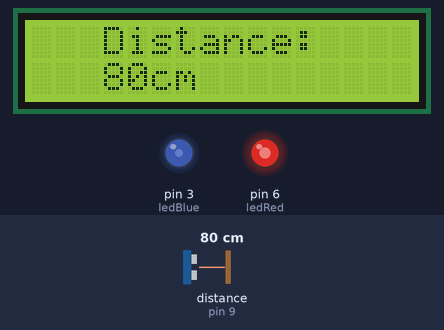
Bench run of a program on a simulated Arduino Uno, built with avr-gcc and run on an emulated ATmega328P. On the bench: 16×2 character LCD, output pins drawn as LEDs (lit = HIGH). Wiring (inferred from the names in the program): ultrasonic range finder: trigger pin 8; echo pin 9. The test bench sets the inputs (shaded band); at power-on: distance to the obstacle (sensor on pin 9) 80 cm. The echo pulse lasts 58.3 µs per cm; pins used as bus, display or sensor lines are not drawn.

Above: at 1.2 s.
1.3 s: distance to the obstacle (sensor on pin 9) set to 4 cm
At 3.2 s:
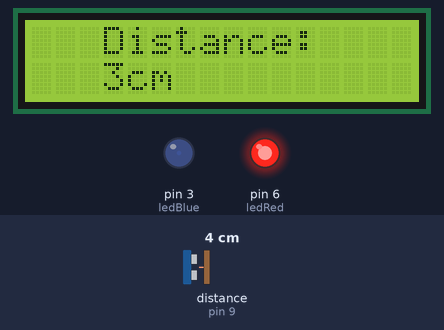
4.3 s: distance to the obstacle (sensor on pin 9) set to 35 cm
At 5.6 s:
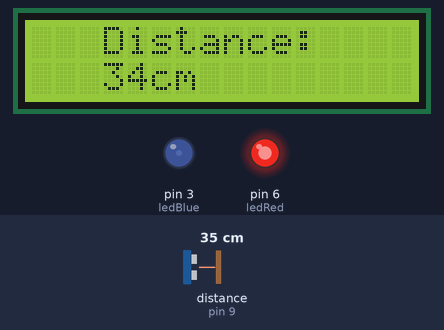
7.3 s: distance to the obstacle (sensor on pin 9) set to 250 cm
At 8.3 s:
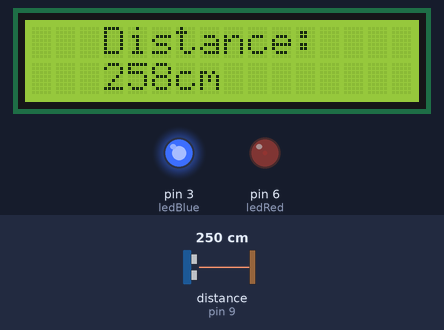
10.3 s: distance to the obstacle (sensor on pin 9) set to 60 cm
At 10.5 s:
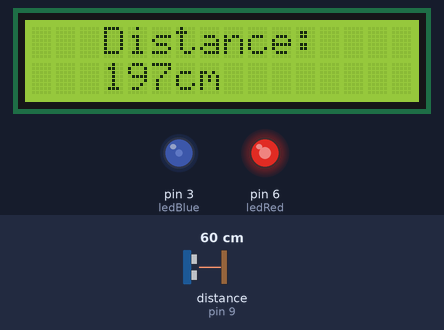
13.3 s: distance to the obstacle (sensor on pin 9) set to 2 cm
At 14.4 s:
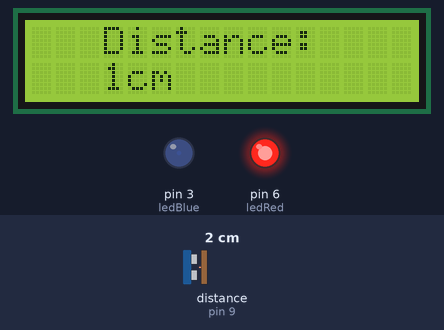
16.3 s: distance to the obstacle (sensor on pin 9) set to 35 cm
At 16.58 s:
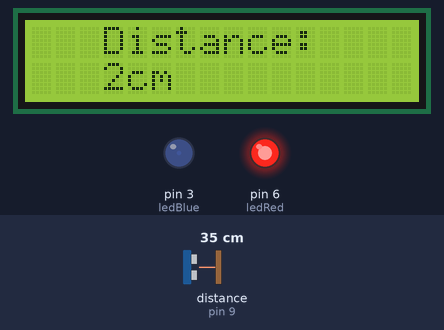
Timing chart, 0 to 19.3 s (numbered marks = the images above; inputs shaded):
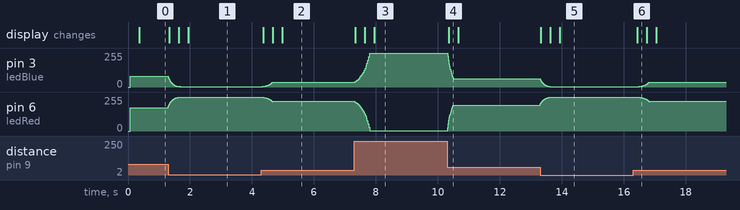

Measured:
- after the input at 1.3 s, the display: first changes at once (image 1 shows a later state)
- after the input at 4.3 s, pin 3 (ledBlue): rises from 3/255 to 35/255 in 0.31 s, then falls to 34/255 in 0.02 s; the display: first changes after 0.06 s (image 2 shows a later state)
- after the input at 7.3 s, pin 3 (ledBlue): moves from 34/255 to 255/255 over 0.47 s, starting at once; pin 6 (ledRed): moves from 222/255 to 1/255 over 0.47 s, starting at once; the display: first changes at once (image 3 shows a later state)
- after the input at 10.3 s, pin 3 (ledBlue): moves from 255/255 to 61/255 over 0.19 s, starting at once; pin 6 (ledRed): moves from 1/255 to 195/255 over 0.19 s, starting at once; the display: changes after 0.05 s (image 4)
- after the input at 13.3 s, the display: first changes at once (image 5 shows a later state)
- after the input at 16.3 s, pin 3 (ledBlue): rises from 1/255 to 35/255 in 0.42 s, then falls to 34/255 in 0.02 s; the display: changes after 0.13 s (image 6)

The program:

main.cpp
```cpp
#include <Arduino.h>
#include <LiquidCrystal.h>
#include <Ultrasonic.h>

const int ledBlue = 3;
const int ledGreen = 5;
const int ledRed = 6;

const int ultrasonicTrigger = 8;
const int ultrasonicEcho = 9;

const int TIMEOUT = 15000;
const int MAX_RANGE_CM = TIMEOUT / 60;

const int D7 = 13;
const int D6 = 10;
const int D5 = 7;
const int D4 = 2;
const int ENABLE = 11;
const int RS = 12;

LiquidCrystal lcd(RS, ENABLE, D4, D5, D6, D7);

int counter = 0;
float previous = 0;

Ultrasonic ultrasonic(ultrasonicTrigger, ultrasonicEcho, TIMEOUT);

void setup() {
  Serial.begin(9600);
  lcd.begin(16, 2);
}

void draw(String row1, String row2) {
  lcd.clear();
  lcd.setCursor(3, 0);
  lcd.print(row1);
  lcd.setCursor(3, 1);
  lcd.print(row2);
}

void printSeed(int seed) {
  Serial.println("Modify seed: " + String(seed));
  Serial.println("======================================");
  Serial.println(" ");
}

void printNormalize(float prev, float curr, float result, float maxDiff) {
  int difference = curr - prev;
  Serial.println("Previous: " + String(prev));
  Serial.println("Current: " + String(curr));
  Serial.println("Result: " + String(result));
  Serial.println("MaxDiff: " + String(maxDiff));
  Serial.println("Expected Difference: " + String(difference));
  Serial.println("Actual Difference: " + String(result - prev));
  Serial.println("======================================");
  Serial.println(" ");
}

float normalize(float prev, float curr) {
  float maxDiff = (float)prev / (float)8;
  float difference = curr - prev;
  float result = curr;

  if (difference > maxDiff) {
    result = prev + maxDiff;
  } else if (difference < - (maxDiff)) {
    result = prev - maxDiff;
  }

  return result;
}

void modifyLed(float seed) {
  seed = seed * 255;
  analogWrite(ledRed, seed * -1);
  analogWrite(ledBlue, seed);
}

void loop() {
  float range = ultrasonic.Ranging(CM);
  float normalizedRange;

  if (counter == 0) {
    normalizedRange = range;
  } else {
    normalizedRange = normalize(previous, range);
  }

  counter++;

  float rangePercentage = (float)normalizedRange / (float)MAX_RANGE_CM;
  rangePercentage = min(rangePercentage, 1);
  rangePercentage = max(rangePercentage, 0);

  previous = normalizedRange;
  modifyLed(rangePercentage);

  draw("Distance:", String((int)normalizedRange) + "cm");
  delay(10);
}


void monitor(int monitorPin = 5) {
  Serial.println("Monitor: " + String(analogRead(monitorPin)));
}
```

test.cpp
```cpp
#include <Arduino.h>
```
